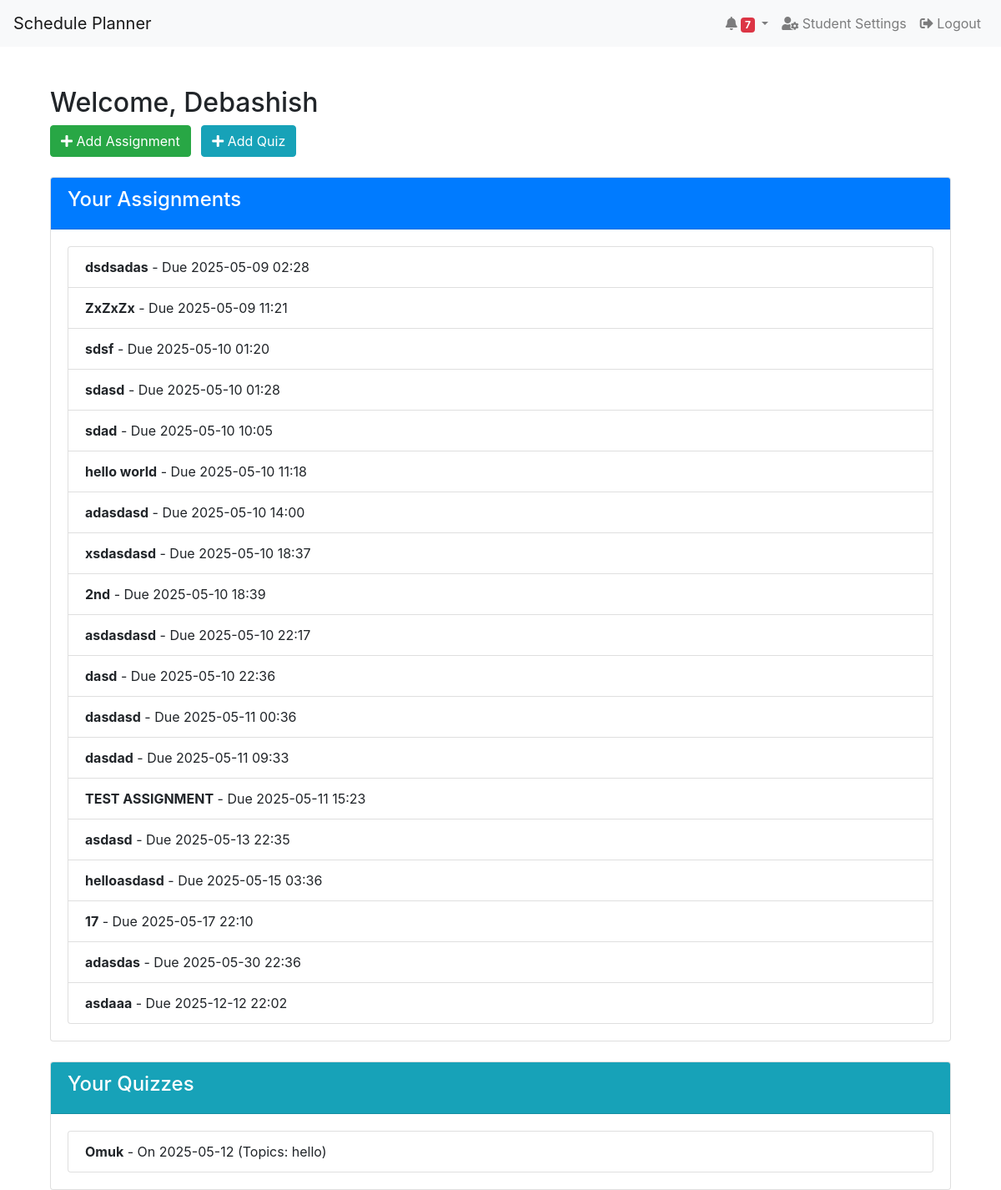
/dashboard (signed in), run on the app's committed database.
### models.py (models this page shows, shortened)
class User(db.Model, UserMixin):
    __tablename__ = 'users'
    id           = db.Column(db.Integer, primary_key=True)  # User ID (primary key)
    name         = db.Column(db.String(128), nullable=False)  # User's name
    email        = db.Column(db.String(128), unique=True, nullable=False)  # Email (unique)
    password     = db.Column(db.String(256), nullable=False)  # Password
    role         = db.Column(db.Enum('student', 'admin', name='user_roles'), nullable=False)  # User role
    notifications = db.relationship('Notification', backref='user', lazy='dynamic')  # Relationship with Notification model
    settings = db.relationship(
        'NotificationSetting',
        backref='user',
        uselist=False,  # One-to-one relationship
        cascade='all, delete-orphan'
    )

class Assignment(db.Model):
    id = db.Column(db.Integer, primary_key=True)
    title = db.Column(db.String(100), nullable=False)
    deadline = db.Column(db.DateTime, nullable=False)
    user_id = db.Column(db.Integer, db.ForeignKey('users.id'))

class Quiz(db.Model):
    id = db.Column(db.Integer, primary_key=True)
    title = db.Column(db.String(100), nullable=False)
    deadline = db.Column(db.DateTime, nullable=False)
    user_id = db.Column(db.Integer, db.ForeignKey('users.id'))
    topics = db.Column(db.String(200))  # Optional field for quiz topics

### blueprints/student/views.py (the view)
@student_bp.route('/dashboard')
@login_required
def dashboard():
    if current_user.role != 'student':
        flash('Access denied', 'danger')
        return redirect(url_for('auth.login'))
    assignments = Assignment.query.filter_by(
        user_id=current_user.id
    ).order_by(Assignment.deadline.asc()).all()
    quizzes = Quiz.query.filter_by(user_id=current_user.id).all()
    notifications = Notification.query.filter_by(
        user_id=current_user.id,
        notification_type='user'
    ).order_by(text('timestamp desc')).limit(10).all()
    return render_template('student/dashboard.html',
                        assignments=assignments,
                        notifications=notifications,quizzes=quizzes)

### app.py (called while the page is built)
@app.context_processor
def inject_counts():
    from models import Notification  # Import here to avoid circular imports
    counts = {}
    if current_user.is_authenticated:
        counts['user_notifications'] = Notification.query.filter_by(
            user_id=current_user.id,
            is_read=False
        ).count()
        if current_user.role == 'admin':
            counts['admin_notifications'] = Notification.query.filter_by(
                notification_type='admin',
                is_read=False
            ).count()
    return counts

### templates/student/dashboard.html
{% extends 'layouts/base.html' %}
{% block content %}
<div class="container mt-5">
    <h2>Welcome, {{ current_user.name }}</h2>
    <div class="mb-4">
        <a href="{{ url_for('student.new_deadline') }}" class="btn btn-success mr-2">
            <i class="fas fa-plus"></i> Add Assignment
        </a>
        <a href="{{ url_for('student.new_quiz') }}" class="btn btn-info">
            <i class="fas fa-plus"></i> Add Quiz
        </a>
    </div>
    <div class="card mb-4">
        <div class="card-header bg-primary text-white">
            <h4>Your Assignments</h4>
        </div>
        <div class="card-body">
            {% if assignments %}
            <ul class="list-group">
                {% for assignment in assignments %}
                <li class="list-group-item">
                    <strong>{{ assignment.title }}</strong>
                    - Due {{ assignment.deadline.strftime('%Y-%m-%d %H:%M') }}
                </li>
                {% endfor %}
            </ul>
            {% else %}
            <p>No assignments yet.</p>
            {% endif %}
        </div>
    </div>
    <div class="card">
        <div class="card-header bg-info text-white">
            <h4>Your Quizzes</h4>
        </div>
        <div class="card-body">
            {% if quizzes %}
            <ul class="list-group">
                {% for quiz in quizzes %}
                <li class="list-group-item">
                    <strong>{{ quiz.title }}</strong>
                    - On {{ quiz.deadline.strftime('%Y-%m-%d') }}
                    {% if quiz.topics %}(Topics: {{ quiz.topics }}){% endif %}
                </li>
                {% endfor %}
            </ul>
            {% else %}
            <p>No quizzes yet.</p>
            {% endif %}
        </div>
    </div>
</div>
{% endblock %}

### data on the page
User: name "Debashish"
Assignment: title "dsdsadas", deadline "2025-05-09 02:28"
Assignment: title "ZxZxZx", deadline "2025-05-09 11:21"
Assignment: title "sdsf", deadline "2025-05-10 01:20"
Assignment: title "sdasd", deadline "2025-05-10 01:28"
Assignment: title "sdad", deadline "2025-05-10 10:05"
Assignment: title "hello world", deadline "2025-05-10 11:18"
Assignment: title "adasdasd", deadline "2025-05-10 14:00"
Assignment: title "xsdasdasd", deadline "2025-05-10 18:37"
Assignment: title "2nd", deadline "2025-05-10 18:39"
Assignment: title "asdasdasd", deadline "2025-05-10 22:17"
Assignment: title "dasd", deadline "2025-05-10 22:36"
Assignment: title "dasdasd", deadline "2025-05-11 00:36"
Assignment: title "dasdad", deadline "2025-05-11 09:33"
Assignment: title "TEST ASSIGNMENT", deadline "2025-05-11 15:23"
Assignment: title "asdasd", deadline "2025-05-13 22:35"
Assignment: title "helloasdasd", deadline "2025-05-15 03:36"
Assignment: title "17", deadline "2025-05-17 22:10"
Assignment: title "adasdas", deadline "2025-05-30 22:36"
Assignment: title "asdaaa", deadline "2025-12-12 22:02"
Quiz: title "Omuk", deadline "2025-05-12", topics "hello"

### other printed values
{{ notifications|selectattr('is_read', 'false')|list|length }} "7"
